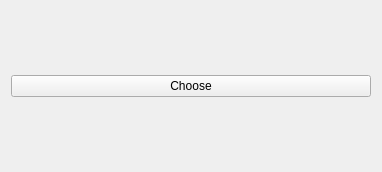
<?xml version="1.0" encoding="UTF-8"?>
<ui version="4.0">
 <class>Widget</class>
 <widget class="QWidget" name="Widget">
  <property name="geometry">
   <rect>
    <x>0</x>
    <y>0</y>
    <width>382</width>
    <height>172</height>
   </rect>
  </property>
  <property name="windowTitle">
   <string>Widget</string>
  </property>
  <layout class="QVBoxLayout" name="verticalLayout">
   <item>
    <widget class="QPushButton" name="pushButton">
     <property name="text">
      <string>Choose</string>
     </property>
    </widget>
   </item>
  </layout>
 </widget>
 <resources/>
 <connections/>
</ui>
